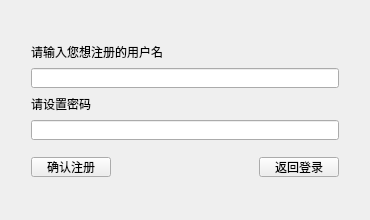
<?xml version="1.0" encoding="UTF-8"?>
<ui version="4.0">
 <class>Register</class>
 <widget class="QWidget" name="Register">
  <property name="geometry">
   <rect>
    <x>0</x>
    <y>0</y>
    <width>370</width>
    <height>220</height>
   </rect>
  </property>
  <property name="minimumSize">
   <size>
    <width>370</width>
    <height>220</height>
   </size>
  </property>
  <property name="maximumSize">
   <size>
    <width>370</width>
    <height>220</height>
   </size>
  </property>
  <property name="windowTitle">
   <string>Form</string>
  </property>
  <layout class="QGridLayout" name="gridLayout">
   <item row="2" column="1">
    <spacer name="horizontalSpacer_3">
     <property name="orientation">
      <enum>Qt::Horizontal</enum>
     </property>
     <property name="sizeHint" stdset="0">
      <size>
       <width>40</width>
       <height>20</height>
      </size>
     </property>
    </spacer>
   </item>
   <item row="1" column="0">
    <spacer name="verticalSpacer">
     <property name="orientation">
      <enum>Qt::Vertical</enum>
     </property>
     <property name="sizeHint" stdset="0">
      <size>
       <width>20</width>
       <height>40</height>
      </size>
     </property>
    </spacer>
   </item>
   <item row="1" column="1">
    <layout class="QVBoxLayout" name="verticalLayout_4">
     <item>
      <layout class="QVBoxLayout" name="verticalLayout_3">
       <item>
        <layout class="QVBoxLayout" name="verticalLayout_2">
         <item>
          <widget class="QLabel" name="label_2">
           <property name="minimumSize">
            <size>
             <width>300</width>
             <height>20</height>
            </size>
           </property>
           <property name="maximumSize">
            <size>
             <width>300</width>
             <height>20</height>
            </size>
           </property>
           <property name="font">
            <font>
             <family>黑体</family>
            </font>
           </property>
           <property name="text">
            <string>&lt;html&gt;&lt;head/&gt;&lt;body&gt;&lt;p&gt;请输入您想注册的用户名&lt;/p&gt;&lt;/body&gt;&lt;/html&gt;</string>
           </property>
          </widget>
         </item>
         <item>
          <widget class="QLineEdit" name="usernameLine">
           <property name="minimumSize">
            <size>
             <width>0</width>
             <height>20</height>
            </size>
           </property>
           <property name="maximumSize">
            <size>
             <width>800</width>
             <height>20</height>
            </size>
           </property>
          </widget>
         </item>
        </layout>
       </item>
       <item>
        <layout class="QVBoxLayout" name="verticalLayout">
         <item>
          <widget class="QLabel" name="label_3">
           <property name="minimumSize">
            <size>
             <width>300</width>
             <height>20</height>
            </size>
           </property>
           <property name="maximumSize">
            <size>
             <width>300</width>
             <height>20</height>
            </size>
           </property>
           <property name="font">
            <font>
             <family>黑体</family>
            </font>
           </property>
           <property name="text">
            <string>&lt;html&gt;&lt;head/&gt;&lt;body&gt;&lt;p&gt;请设置密码&lt;/p&gt;&lt;/body&gt;&lt;/html&gt;</string>
           </property>
          </widget>
         </item>
         <item>
          <widget class="QLineEdit" name="pwdLine">
           <property name="minimumSize">
            <size>
             <width>0</width>
             <height>20</height>
            </size>
           </property>
           <property name="maximumSize">
            <size>
             <width>800</width>
             <height>20</height>
            </size>
           </property>
          </widget>
         </item>
        </layout>
       </item>
      </layout>
     </item>
     <item>
      <layout class="QHBoxLayout" name="horizontalLayout">
       <item>
        <widget class="QPushButton" name="confirmBtn">
         <property name="minimumSize">
          <size>
           <width>80</width>
           <height>20</height>
          </size>
         </property>
         <property name="maximumSize">
          <size>
           <width>80</width>
           <height>20</height>
          </size>
         </property>
         <property name="font">
          <font>
           <family>黑体</family>
           <pointsize>9</pointsize>
           <weight>50</weight>
           <bold>false</bold>
          </font>
         </property>
         <property name="text">
          <string>确认注册</string>
         </property>
        </widget>
       </item>
       <item>
        <spacer name="horizontalSpacer">
         <property name="orientation">
          <enum>Qt::Horizontal</enum>
         </property>
         <property name="sizeHint" stdset="0">
          <size>
           <width>40</width>
           <height>20</height>
          </size>
         </property>
        </spacer>
       </item>
       <item>
        <widget class="QPushButton" name="pushButton_2">
         <property name="minimumSize">
          <size>
           <width>80</width>
           <height>20</height>
          </size>
         </property>
         <property name="maximumSize">
          <size>
           <width>80</width>
           <height>20</height>
          </size>
         </property>
         <property name="font">
          <font>
           <family>黑体</family>
           <pointsize>9</pointsize>
           <weight>50</weight>
           <bold>false</bold>
          </font>
         </property>
         <property name="text">
          <string>返回登录</string>
         </property>
        </widget>
       </item>
      </layout>
     </item>
    </layout>
   </item>
   <item row="0" column="1">
    <spacer name="horizontalSpacer_2">
     <property name="orientation">
      <enum>Qt::Horizontal</enum>
     </property>
     <property name="sizeHint" stdset="0">
      <size>
       <width>40</width>
       <height>20</height>
      </size>
     </property>
    </spacer>
   </item>
   <item row="1" column="2">
    <spacer name="verticalSpacer_2">
     <property name="orientation">
      <enum>Qt::Vertical</enum>
     </property>
     <property name="sizeHint" stdset="0">
      <size>
       <width>20</width>
       <height>40</height>
      </size>
     </property>
    </spacer>
   </item>
  </layout>
 </widget>
 <resources/>
 <connections>
  <connection>
   <sender>usernameLine</sender>
   <signal>textChanged(QString)</signal>
   <receiver>Register</receiver>
   <slot>getUsername(QString)</slot>
   <hints>
    <hint type="sourcelabel">
     <x>152</x>
     <y>207</y>
    </hint>
    <hint type="destinationlabel">
     <x>81</x>
     <y>197</y>
    </hint>
   </hints>
  </connection>
  <connection>
   <sender>pwdLine</sender>
   <signal>textChanged(QString)</signal>
   <receiver>Register</receiver>
   <slot>getPwd(QString)</slot>
   <hints>
    <hint type="sourcelabel">
     <x>578</x>
     <y>315</y>
    </hint>
    <hint type="destinationlabel">
     <x>606</x>
     <y>259</y>
    </hint>
   </hints>
  </connection>
  <connection>
   <sender>confirmBtn</sender>
   <signal>clicked()</signal>
   <receiver>Register</receiver>
   <slot>verify()</slot>
   <hints>
    <hint type="sourcelabel">
     <x>156</x>
     <y>420</y>
    </hint>
    <hint type="destinationlabel">
     <x>80</x>
     <y>357</y>
    </hint>
   </hints>
  </connection>
  <connection>
   <sender>pushButton_2</sender>
   <signal>clicked()</signal>
   <receiver>Register</receiver>
   <slot>showLogin()</slot>
   <hints>
    <hint type="sourcelabel">
     <x>538</x>
     <y>425</y>
    </hint>
    <hint type="destinationlabel">
     <x>653</x>
     <y>389</y>
    </hint>
   </hints>
  </connection>
  <connection>
   <sender>pwdLine</sender>
   <signal>returnPressed()</signal>
   <receiver>Register</receiver>
   <slot>verify()</slot>
   <hints>
    <hint type="sourcelabel">
     <x>555</x>
     <y>311</y>
    </hint>
    <hint type="destinationlabel">
     <x>624</x>
     <y>286</y>
    </hint>
   </hints>
  </connection>
 </connections>
 <slots>
  <slot>getUsername(QString)</slot>
  <slot>getPwd(QString)</slot>
  <slot>verify()</slot>
  <slot>showLogin()</slot>
 </slots>
</ui>
